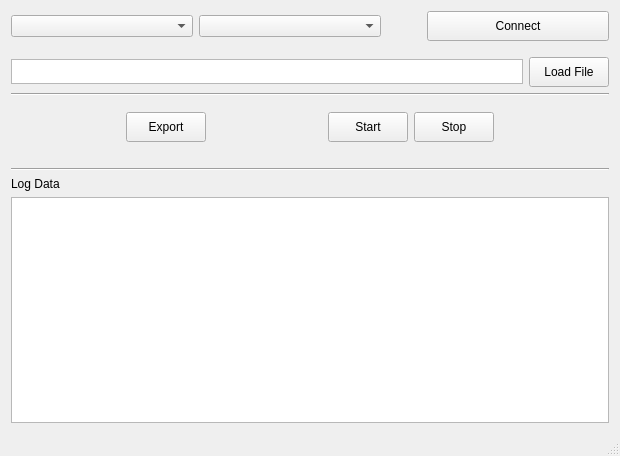
<?xml version="1.0" encoding="UTF-8"?>
<ui version="4.0">
 <class>MainWindow</class>
 <widget class="QMainWindow" name="MainWindow">
  <property name="geometry">
   <rect>
    <x>0</x>
    <y>0</y>
    <width>620</width>
    <height>456</height>
   </rect>
  </property>
  <property name="windowTitle">
   <string>MainWindow</string>
  </property>
  <widget class="QWidget" name="centralWidget">
   <layout class="QGridLayout" name="gridLayout_2">
    <item row="4" column="0">
     <widget class="QLabel" name="label">
      <property name="text">
       <string>Log Data</string>
      </property>
     </widget>
    </item>
    <item row="5" column="0">
     <widget class="QTextEdit" name="textEdit"/>
    </item>
    <item row="0" column="0">
     <layout class="QVBoxLayout" name="verticalLayout">
      <item>
       <layout class="QHBoxLayout" name="horizontalLayout_3">
        <item>
         <widget class="QComboBox" name="comboBox"/>
        </item>
        <item>
         <widget class="QComboBox" name="comboBox_2"/>
        </item>
        <item>
         <spacer name="horizontalSpacer_4">
          <property name="orientation">
           <enum>Qt::Horizontal</enum>
          </property>
          <property name="sizeType">
           <enum>QSizePolicy::Fixed</enum>
          </property>
          <property name="sizeHint" stdset="0">
           <size>
            <width>40</width>
            <height>20</height>
           </size>
          </property>
         </spacer>
        </item>
        <item>
         <widget class="QPushButton" name="connectButton">
          <property name="minimumSize">
           <size>
            <width>0</width>
            <height>30</height>
           </size>
          </property>
          <property name="text">
           <string>Connect</string>
          </property>
         </widget>
        </item>
       </layout>
      </item>
      <item>
       <spacer name="verticalSpacer_3">
        <property name="orientation">
         <enum>Qt::Vertical</enum>
        </property>
        <property name="sizeType">
         <enum>QSizePolicy::Fixed</enum>
        </property>
        <property name="sizeHint" stdset="0">
         <size>
          <width>20</width>
          <height>10</height>
         </size>
        </property>
       </spacer>
      </item>
      <item>
       <layout class="QHBoxLayout" name="horizontalLayout">
        <item>
         <widget class="QPlainTextEdit" name="plainTextEdit">
          <property name="maximumSize">
           <size>
            <width>16777215</width>
            <height>25</height>
           </size>
          </property>
         </widget>
        </item>
        <item>
         <widget class="QPushButton" name="loadButton">
          <property name="minimumSize">
           <size>
            <width>0</width>
            <height>30</height>
           </size>
          </property>
          <property name="text">
           <string>Load File</string>
          </property>
         </widget>
        </item>
       </layout>
      </item>
      <item>
       <widget class="Line" name="line_2">
        <property name="orientation">
         <enum>Qt::Horizontal</enum>
        </property>
       </widget>
      </item>
      <item>
       <spacer name="verticalSpacer_2">
        <property name="orientation">
         <enum>Qt::Vertical</enum>
        </property>
        <property name="sizeType">
         <enum>QSizePolicy::Fixed</enum>
        </property>
        <property name="sizeHint" stdset="0">
         <size>
          <width>20</width>
          <height>10</height>
         </size>
        </property>
       </spacer>
      </item>
      <item>
       <layout class="QHBoxLayout" name="horizontalLayout_2">
        <item>
         <spacer name="horizontalSpacer_3">
          <property name="orientation">
           <enum>Qt::Horizontal</enum>
          </property>
          <property name="sizeHint" stdset="0">
           <size>
            <width>40</width>
            <height>20</height>
           </size>
          </property>
         </spacer>
        </item>
        <item>
         <widget class="QPushButton" name="saveButton">
          <property name="minimumSize">
           <size>
            <width>0</width>
            <height>30</height>
           </size>
          </property>
          <property name="text">
           <string>Export</string>
          </property>
         </widget>
        </item>
        <item>
         <spacer name="horizontalSpacer">
          <property name="orientation">
           <enum>Qt::Horizontal</enum>
          </property>
          <property name="sizeHint" stdset="0">
           <size>
            <width>40</width>
            <height>20</height>
           </size>
          </property>
         </spacer>
        </item>
        <item>
         <widget class="QPushButton" name="startButton">
          <property name="minimumSize">
           <size>
            <width>0</width>
            <height>30</height>
           </size>
          </property>
          <property name="text">
           <string>Start</string>
          </property>
         </widget>
        </item>
        <item>
         <widget class="QPushButton" name="stopButton">
          <property name="minimumSize">
           <size>
            <width>0</width>
            <height>30</height>
           </size>
          </property>
          <property name="text">
           <string>Stop</string>
          </property>
         </widget>
        </item>
        <item>
         <spacer name="horizontalSpacer_2">
          <property name="orientation">
           <enum>Qt::Horizontal</enum>
          </property>
          <property name="sizeHint" stdset="0">
           <size>
            <width>40</width>
            <height>20</height>
           </size>
          </property>
         </spacer>
        </item>
       </layout>
      </item>
     </layout>
    </item>
    <item row="2" column="0">
     <spacer name="verticalSpacer">
      <property name="orientation">
       <enum>Qt::Vertical</enum>
      </property>
      <property name="sizeType">
       <enum>QSizePolicy::Fixed</enum>
      </property>
      <property name="sizeHint" stdset="0">
       <size>
        <width>20</width>
        <height>20</height>
       </size>
      </property>
     </spacer>
    </item>
    <item row="3" column="0">
     <widget class="Line" name="line">
      <property name="orientation">
       <enum>Qt::Horizontal</enum>
      </property>
     </widget>
    </item>
   </layout>
  </widget>
  <widget class="QStatusBar" name="statusBar"/>
 </widget>
 <layoutdefault spacing="6" margin="11"/>
 <resources/>
 <connections/>
</ui>
